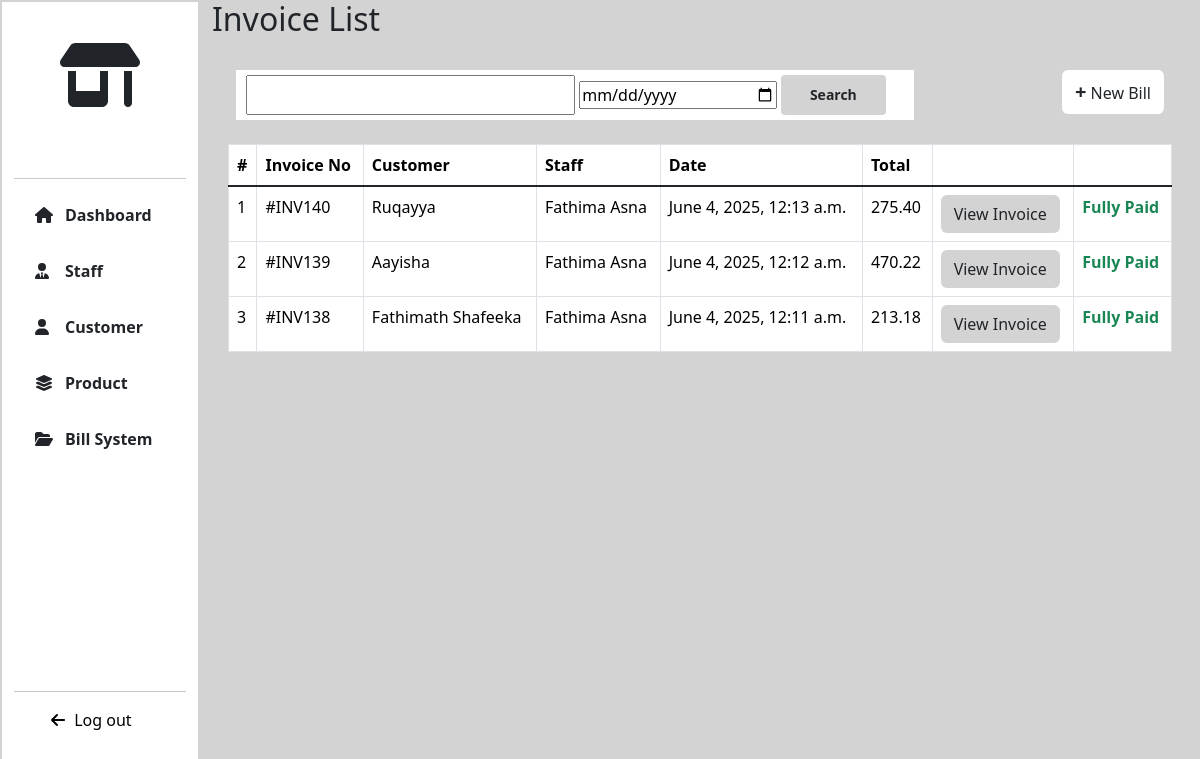
/BILLING/ (signed in), run on an earlier commit of the app's database.
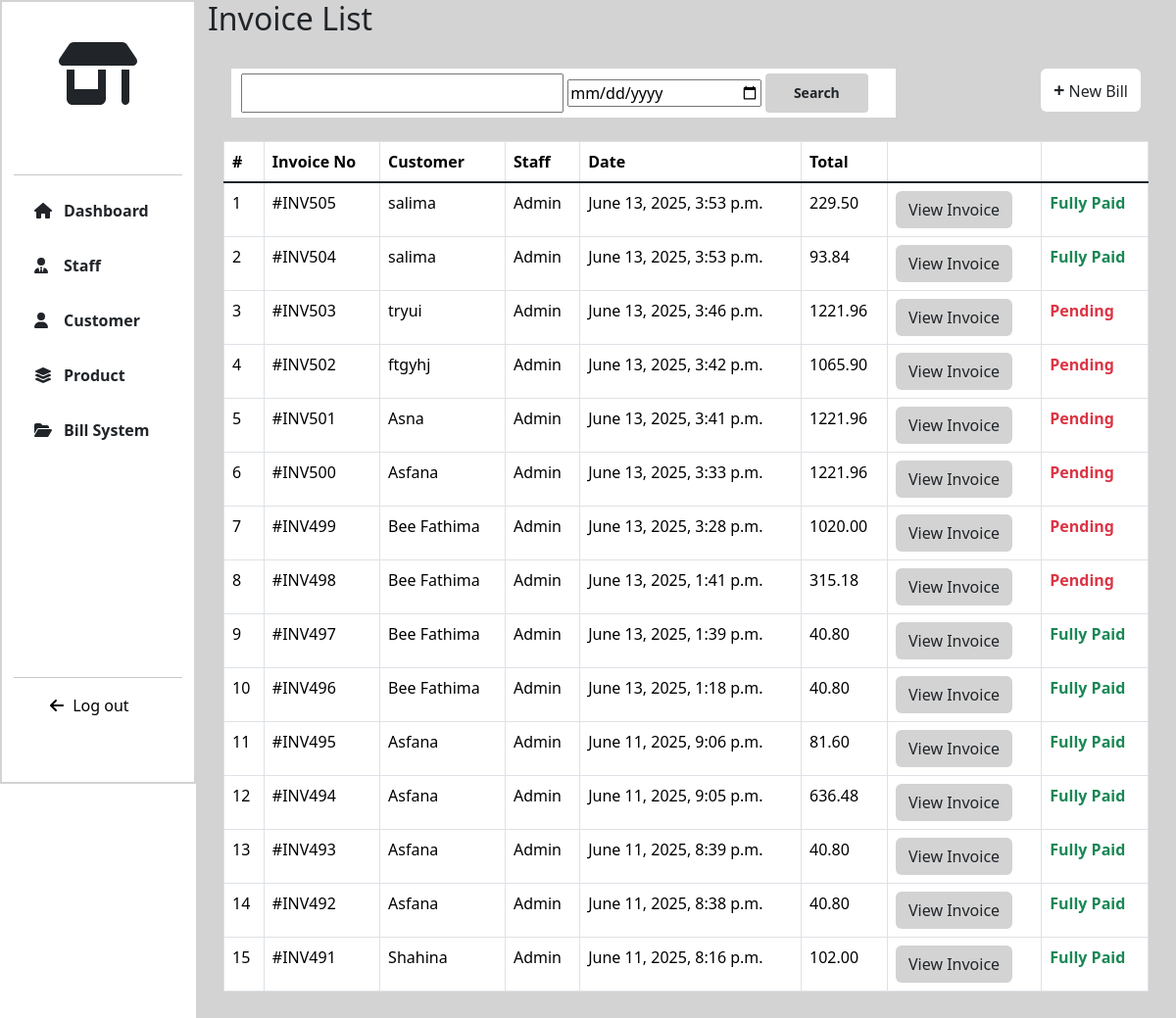
And on a later commit of the database.
### BILLING/models.py (models this page shows, shortened)
class Invoice(models.Model):
    customer=models.ForeignKey(Customer,on_delete=models.CASCADE)
    staff=models.ForeignKey(User,on_delete=models.CASCADE)
    date=models.DateTimeField(auto_now_add=True)
    gst_percentage=models.IntegerField(default=2)
    gst=models.DecimalField(max_digits=5,decimal_places=2,default=0.00)
    total = models.DecimalField(max_digits=15,decimal_places=2,default=0)
    grand_total=models.DecimalField(max_digits=15,default=0,decimal_places=2)
    amount_paid=models.DecimalField(max_digits=10,decimal_places=2,default=0.00)
    amount_due=models.DecimalField(max_digits=10,decimal_places=2,default=0.00)

### CUSTOMER/models.py (models this page shows, shortened)
class Customer(models.Model):
    fullname=models.CharField(max_length=255)
    phone=models.IntegerField(unique=True)
    address=models.TextField()
    wallet=models.DecimalField(max_digits=10,decimal_places=2,default=0.00)
    credit_limit = models.DecimalField(max_digits=10, decimal_places=2, default=Decimal('1000.00'))

### BILLING/views.py (the view)
# urls.py: path('',views.invoices,name="invoices"),
@login_required
def invoices(request):
    if 'phone' in request.session:
        del request.session['phone']
    if request.method == "GET":
        search=request.GET.get("search")
        date=request.GET.get("date")
        invoices=Invoice.objects.all().order_by('-id')
        if search:
            invoices=Invoice.objects.filter(Q(customer__fullname__icontains=search)|Q(id__icontains=search)|Q(grand_total__icontains=search))
        elif date:
            invoices=Invoice.objects.filter(date__date=date)
        else:
            invoices=Invoice.objects.all().order_by('-id')
    return render(request,"invoices.html",locals())

### Templates/invoices.html (shortened to what this page needs)
{% extends 'extends.html' %}
{% load static %}
{% block link %}
<link rel="stylesheet" href="{% static '/CSS/product.css' %}">
{% endblock %}
{% block content %}
<div class="col-lg-10 col-md-9 col-sm-9 page-col">
   <h2>Invoice List</h2>
   <div class="add-product">
    <div class="row" style="height: auto;">
        <div class="col-lg-9">
          <div class="search-div p-4">
                <div class="search-content">
                <form action="{% url 'invoices' %}" method="get" style="width: 100%;">
                    <input type="text" class="search-input" name="search" style="width: 50%;" autocomplete="off">
                    <input type="date" name="date" style="width: 30%;">
                    <button type="submit" class="btn btn-product search-btn btn-sm" style="width: 16%;padding: 0px;">Search</button>
                  </form>
                </div>
          </div>
        </div>
        <div class="col-lg-3">
            <div class="button p-4">
                <a href="{% url 'create_invoice' %}" class="btn btn-add-product"><strong class="add-icon">+</strong> New Bill</a>
            </div>
        </div>
    </div>
   </div>
   {% if invoices %}
    <div class="table-div">
        <div class="table-responsive" >
        <table class="table table-hover table-bordered">
            <thead>
                <tr>
                    <th scope="col">#</th>
                    <th scope="col">Invoice No</th>
                    <th scope="col">Customer</th>
                    <th scope="col">Staff</th>
                    <th scope="col">Date</th>
                    <th scope="col">Total</th>
                    <th scope="col"></th>
                    <th scope="col"></th>
                </tr>
                </thead>
                <tbody class="table-group-divider">
                {% for invoice in invoices %}
                    <tr>
                        <td class="text-nowrap">{{ forloop.counter }}</td>
                        <td class="text-nowrap">#INV{{ invoice.id }}</td>
                        <td class="text-nowrap">{{ invoice.customer.fullname }}</td>
                        <td class="text-nowrap">{% if not invoice.staff.first_name %}Admin{% else %}{{ invoice.staff.first_name }} {{ invoice.staff.last_name }}{% endif %}</td>
                        <td class="text-nowrap">{{ invoice.date }}</td>
                        <td class="text-nowrap">{{ invoice.grand_total }}</td>
                        <td class="text-nowrap"><a href="{% url 'view_invoice' invoice.id %}" class="btn btn-product">View Invoice</a></td>
                        <td class="text-nowrap">{% if invoice.amount_due == 0 or invoice.amount_due > 0 %}<span class="text-success fw-bold">Fully Paid</span>
                            {% else %}<span class="text-danger fw-bold">Pending</span>{% endif %}</td>
                    </tr>
                {% endfor %}
                </tbody>
        </table>
        </div>
    </div>
   {% else %}
    <div class="else">
            <div class="p-4 text-center text-box">
            <h4>No Invoice found!</h4>
            </div>
    </div>
   {% endif %}
</div>
{% endblock %}

What changed in the data, as far as the page shows it:
removed Invoice: id "140", customer.fullname "Ruqayya", staff.first_name "Fathima Asna", date "June 4, 2025, 12:13 a.m.", grand_total "275.40", amount_due "Fully Paid"
removed Invoice: id "139", customer.fullname "Aayisha", staff.first_name "Fathima Asna", date "June 4, 2025, 12:12 a.m.", grand_total "470.22", amount_due "Fully Paid"
removed Invoice: id "138", customer.fullname "Fathimath Shafeeka", staff.first_name "Fathima Asna", date "June 4, 2025, 12:11 a.m.", grand_total "213.18", amount_due "Fully Paid"
added Invoice: id "505", customer.fullname "salima", shows "Admin", date "June 13, 2025, 3:53 p.m.", grand_total "229.50", amount_due "Fully Paid"
added Invoice: id "504", customer.fullname "salima", shows "Admin", date "June 13, 2025, 3:53 p.m.", grand_total "93.84", amount_due "Fully Paid"
added Invoice: id "503", customer.fullname "tryui", shows "Admin", date "June 13, 2025, 3:46 p.m.", grand_total "1221.96", amount_due "Pending"
added Invoice: id "502", customer.fullname "ftgyhj", shows "Admin", date "June 13, 2025, 3:42 p.m.", grand_total "1065.90", amount_due "Pending"
added Invoice: id "501", customer.fullname "Asna", shows "Admin", date "June 13, 2025, 3:41 p.m.", grand_total "1221.96", amount_due "Pending"
added Invoice: id "500", customer.fullname "Asfana", shows "Admin", date "June 13, 2025, 3:33 p.m.", grand_total "1221.96", amount_due "Pending"
added Invoice: id "499", customer.fullname "Bee Fathima", shows "Admin", date "June 13, 2025, 3:28 p.m.", grand_total "1020.00", amount_due "Pending"
added Invoice: id "498", customer.fullname "Bee Fathima", shows "Admin", date "June 13, 2025, 1:41 p.m.", grand_total "315.18", amount_due "Pending"
added Invoice: id "497", customer.fullname "Bee Fathima", shows "Admin", date "June 13, 2025, 1:39 p.m.", grand_total "40.80", amount_due "Fully Paid"
added Invoice: id "496", customer.fullname "Bee Fathima", shows "Admin", date "June 13, 2025, 1:18 p.m.", grand_total "40.80", amount_due "Fully Paid"
added Invoice: id "495", customer.fullname "Asfana", shows "Admin", date "June 11, 2025, 9:06 p.m.", grand_total "81.60", amount_due "Fully Paid"
added Invoice: id "494", customer.fullname "Asfana", shows "Admin", date "June 11, 2025, 9:05 p.m.", grand_total "636.48", amount_due "Fully Paid"
added Invoice: id "493", customer.fullname "Asfana", shows "Admin", date "June 11, 2025, 8:39 p.m.", grand_total "40.80", amount_due "Fully Paid"
added Invoice: id "492", customer.fullname "Asfana", shows "Admin", date "June 11, 2025, 8:38 p.m.", grand_total "40.80", amount_due "Fully Paid"
added Invoice: id "491", customer.fullname "Shahina", shows "Admin", date "June 11, 2025, 8:16 p.m.", grand_total "102.00", amount_due "Fully Paid"
